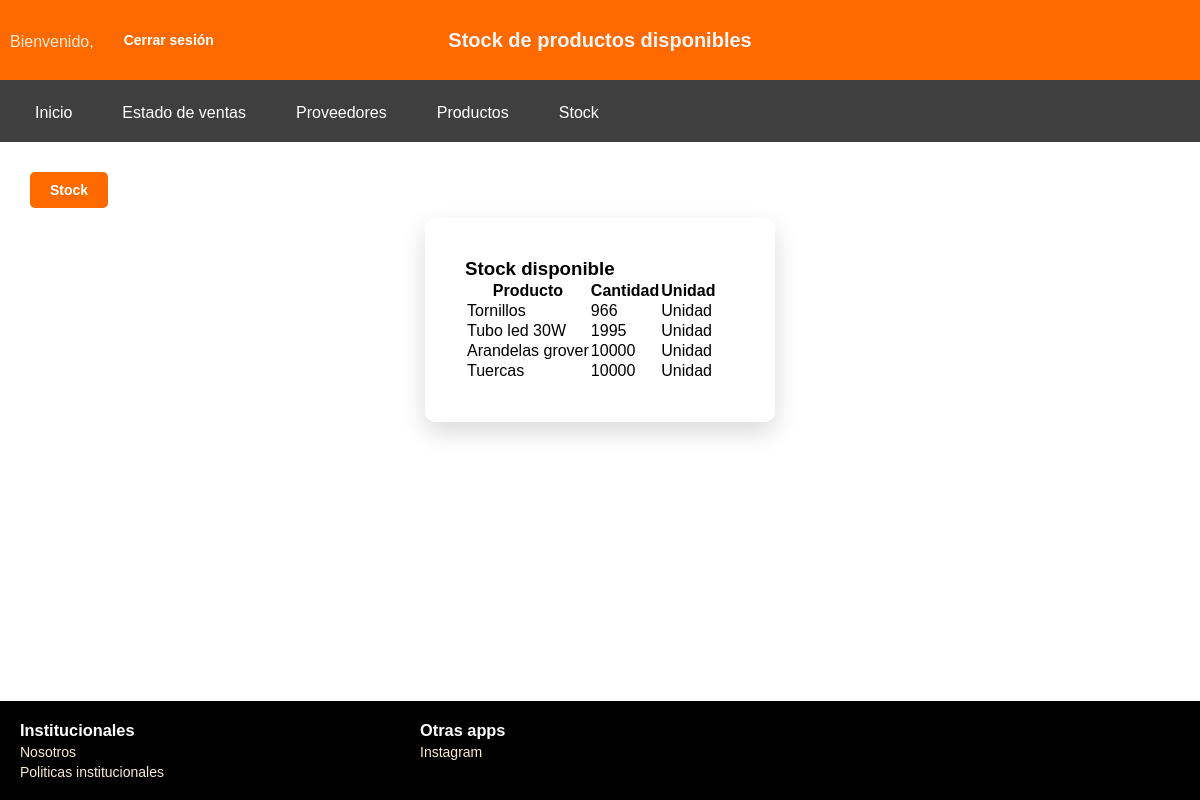
The app's page /proyecto/accounts/stock/ with its own data.
### accounts/models.py (models this page shows, shortened)
class Producto(models.Model):
    producto = models.CharField(max_length=100)
    cantidad = models.IntegerField()
    class Unidad(models.TextChoices):
        UNIDAD = "unidad", "Unidad"
        CAJA = "caja", "Caja"
        METRO = "metro", "Metro"
    unidad = models.CharField(max_length=20, choices=Unidad.choices)

### accounts/views.py (the view)
# urls.py: path('stock/',views.producto, name= "stock"),
def producto(request):
    mensaje_error = None
    if request.method == "POST":
        form = NuevoProductoFrom(request.POST)
        if form.is_valid():
            nombre = form.cleaned_data['producto']
            cantidad = form.cleaned_data['cantidad']
            unidad = form.cleaned_data['unidad']
            producto_obj, creado = Producto.objects.get_or_create(
                producto=nombre,
                defaults={'cantidad': cantidad}
            )
            if not creado:
                producto_obj.cantidad += cantidad
                producto_obj.save()
            return redirect('stock')
    else:
        form = NuevoProductoFrom()
    productos = Producto.objects.all()
    return render(request, "accounts/stock.html", {
        "form": form,
        "productos": productos,
        "error": mensaje_error
    })

### accounts/templates/accounts/stock.html (shortened to what this page needs)
{% load static %}
<!DOCTYPE html>
<html lang="es">
<head>
    <link rel="stylesheet" href="{% static 'accounts/styles_productos.css' %}">
</head>
<body>
    <header>
        <h2 class="title">Stock de productos disponibles</h2>
        <a class="user_register" href="{% url 'user_profile' %}">Bienvenido, {{request.user.username}} </a>
        <form method="POST" action="{% url 'logout' %}">
        <button class="btn-nuevo" type="submit">Cerrar sesión</button>
    </header>
        <nav>
        <ul class="menu">
            <li><a href="{% url 'general' %}">Inicio</a></li>
            <li class="dropdown">
                <a href="#">Estado de ventas</a>
            </li>
            <li class="dropdown">
            <a href="#">Proveedores</a>
            </li>
            <li><a href="{% url 'productos' %}"> Productos</a></li>
            <li><a href="{% url 'stock' %}"> Stock</a></li>
        </ul>
    </nav>
    <main>
    {% block content %}
        <button type="button" class="btn-nuevo" onclick="abrirModal()">Stock </button>
        <section>
            <h3>Stock disponible</h3>
            <table>
                <tr>
                    <th>Producto</th>
                    <th>Cantidad</th>
                    <th>Unidad</th>
                </tr>
                    {% for p in productos %}
                <tr>
                    <td>{{ p.producto }}</td>
                    <td>{{ p.cantidad }}</td>
                    <td>{{ p.unidad }}</td>
                </tr>
                {% endfor %}
            </table>
        </section>
    {% endblock %}
    </main>
    <footer>
        <div class="institucionales">
            <h3 class="titulo">Institucionales</h3>
                <a href="{% url 'nosotros' %}">Nosotros</a>
                <a href="{% url 'institucionales' %}">Politicas institucionales</a>
        </div>
        <div class="apps">
            <h3 class="titulo">Otras apps</h3>
                <a href="{% url 'instagram' %}">Instagram</a>
        </div>
    </footer>
</body>
</html>

### accounts/static/accounts/styles_productos.css (style rules this page uses)
* { margin: 0; padding: 0; box-sizing: border-box; font-family: Arial, Helvetica, sans-serif; }
html, body { height: 100%; }
body { display: flex; flex-direction: column; min-height: 100vh; background: url("/static/accounts/images/background.png"); background-size: cover; background-position: center; background-repeat: no-repeat; }
header { position: relative; display: flex; align-items: center; height: 80px; background-color: #FF6A00; padding: 0 10px; }
.title { position: absolute; left: 50%; transform: translateX(-50%); color: whitesmoke; font-size: 20px; }
section { background-color: white; padding: 40px; border-radius: 10px; box-shadow: 0px 10px 25px rgba(0, 0, 0, 0.15); width: 350px; height: auto; margin-top: 20px; margin: auto; }
nav { background-color: #3f3f3f; width: 100%; }
.menu { list-style: none; display: flex; gap: 20px; padding: 10px 20px; }
.menu li { position: relative; }
.menu a { color: white; text-decoration: none; padding: 10px 15px; display: block; }
main { flex: 1; display: block; padding: 20px; }
.btn-nuevo { background-color: #FF6A00; color: white; margin: 10px; padding: 10px 20px; font-weight: bold; font-size: 14px; border-radius: 5px; border: none; cursor: pointer; text-align: center; width: auto; }
footer { display: grid; grid-template-columns: 1fr 1fr 1fr; gap: 40px; background-color: black; color: white; padding: 20px; font-size: 14px; }
a { display: flex; grid-template-columns: 100px ; gap: 8px 30px; text-decoration: none; color: antiquewhite; margin-top: 4px ; }

### records on screen
Producto: producto "Tornillos", cantidad "966", unidad "Unidad"
Producto: producto "Tubo led 30W", cantidad "1995", unidad "Unidad"
Producto: producto "Arandelas grover", cantidad "10000", unidad "Unidad"
Producto: producto "Tuercas", cantidad "10000", unidad "Unidad"
